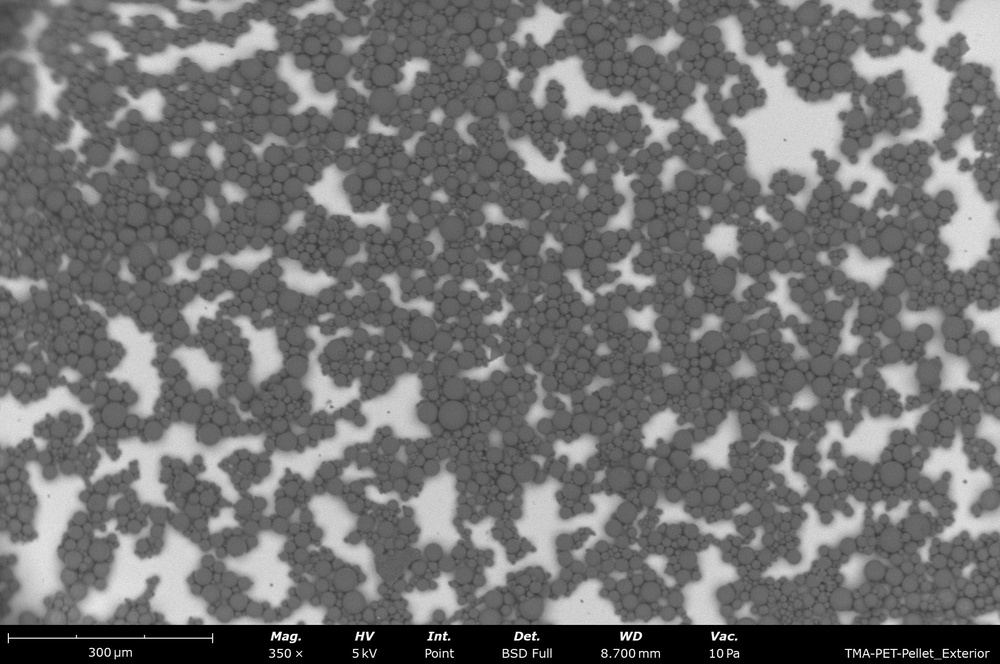
#> input picture Images/PDVB Butanol 4% wt to vol (4).jpeg, 1000 x 664 px, shrunk from 1920 x 1275 before the run, found by its file name
$ jupyter execute 'Hough Circle Transform.ipynb'
#> lines starting #> are read from the running program, lines starting #| are printed output that depends on the picture; after the words box and inside, x2 and y2 are one past the last pixel; in counts of white or black regions, pixels touching at a corner belong together
Example on how to do Hough Transforms which would be necessary in further investigation on self-propelled droplet coalescence

[cell 1]
import matplotlib.pyplot as plt
import cv2 as cv
import numpy as np
import os

[cell 2]
def houghCirlceTransform():
    root = os.getcwd()
    imgPath = os.path.join(root,"/workspaces/Python_Physics/Images/PDVB Butanol 4% wt to vol (4).jpeg")
    img = cv.imread(imgPath)
#> img is the input picture: shape (664, 1000, 3); min 0, max 255, mean 115.1
    imgRGB = cv.cvtColor(img,cv.COLOR_BGR2RGB)
    imgGray = cv.cvtColor(img,cv.COLOR_BGR2GRAY)
    imgGray = cv.medianBlur(imgGray,21)
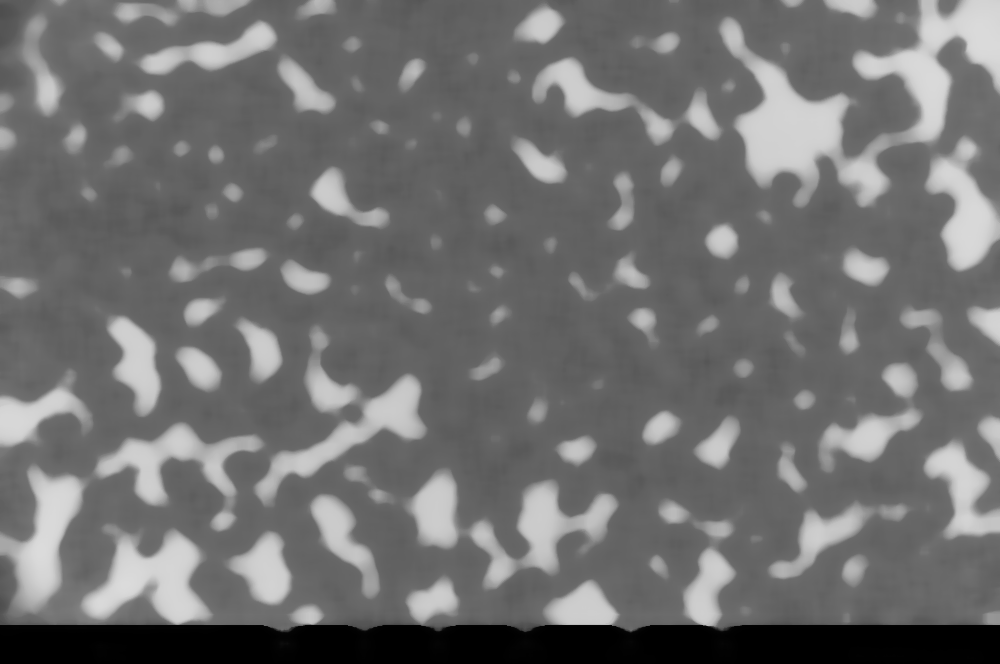
#> imgGray: shape (664, 1000); min 0, max 219, mean 112.5
    circles = cv.HoughCircles(imgGray,cv.HOUGH_GRADIENT,dp=1,minDist=100,param1=150,param2=15,minRadius=5,maxRadius=150)
#> circles = 38 rows, first 8: [367.5, 529.5, 99.5], [172.5, 568.5, 111.3], [590.5, 482.5, 141.7], [278.5, 367.5, 106.7], [906.5, 515.5, 108.6], [237.5, 137.5, 94.2], [662.5, 559.5, 68.9], [924.5, 213.5, 72.7]
    circles = np.uint16(np.around(circles))
#> circles = 38 rows, first 8: [368, 530, 100], [172, 568, 111], [590, 482, 142], [278, 368, 107], [906, 516, 109], [238, 138, 94], [662, 560, 69], [924, 214, 73]
    for circle in circles[0,:]:
        cv.circle(imgRGB,(circle[0],circle[1]),circle[2],(0,0,0),10)
#> this loop made 38 passes
#> circle on passes 1 to 12: [368, 530, 100], [172, 568, 111], [590, 482, 142], [278, 368, 107], [906, 516, 109], [238, 138, 94], [662, 560, 69], [924, 214, 73], [104, 374, 58], [784, 416, 137], [838, 126, 80], [580, 126, 68]
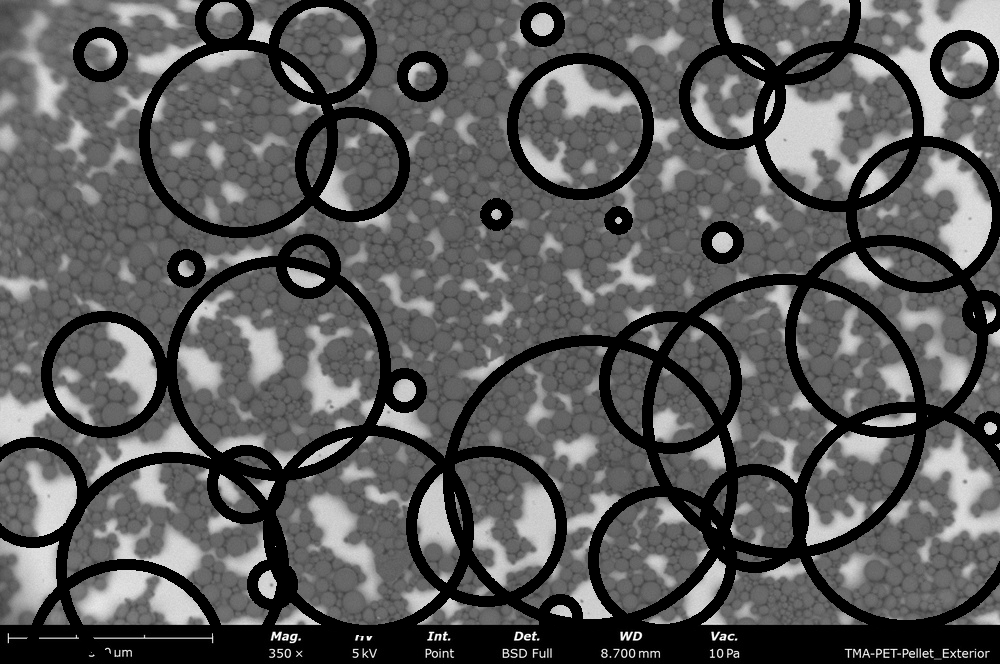
#> imgRGB: shape (664, 1000, 3); 18.41% of pixels changed, all inside (x1, y1, x2, y2) = (0, 0, 1000, 664)
    plt.figure()
    plt.imshow(imgRGB)
    plt.show()
if __name__ == "__main__":
    houghCirlceTransform()

$ run again, with Images/PDVB Butanol 4% wt to vol (1).jpeg copied over Images/PDVB Butanol 4% wt to vol (4).jpeg
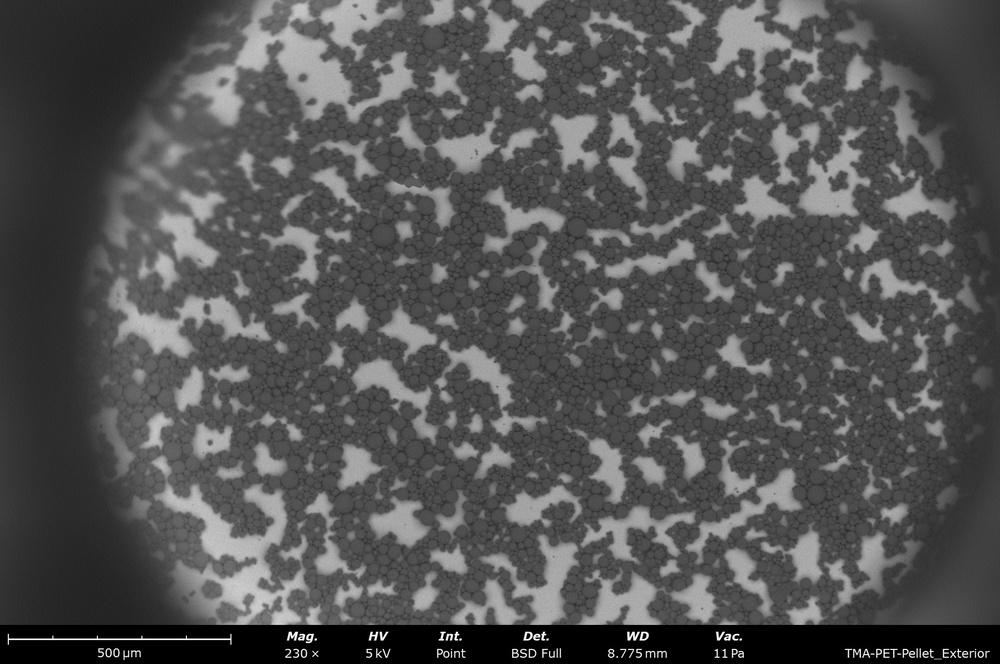
#> input picture Images/PDVB Butanol 4% wt to vol (1).jpeg, 1000 x 664 px, shrunk from 1920 x 1275 before the run, found by its file name
#> in houghCirlceTransform, img is the input picture: shape (664, 1000, 3); min 0, max 255, mean 83.9
#> in houghCirlceTransform, `imgGray = cv.medianBlur(imgGray,21)`:
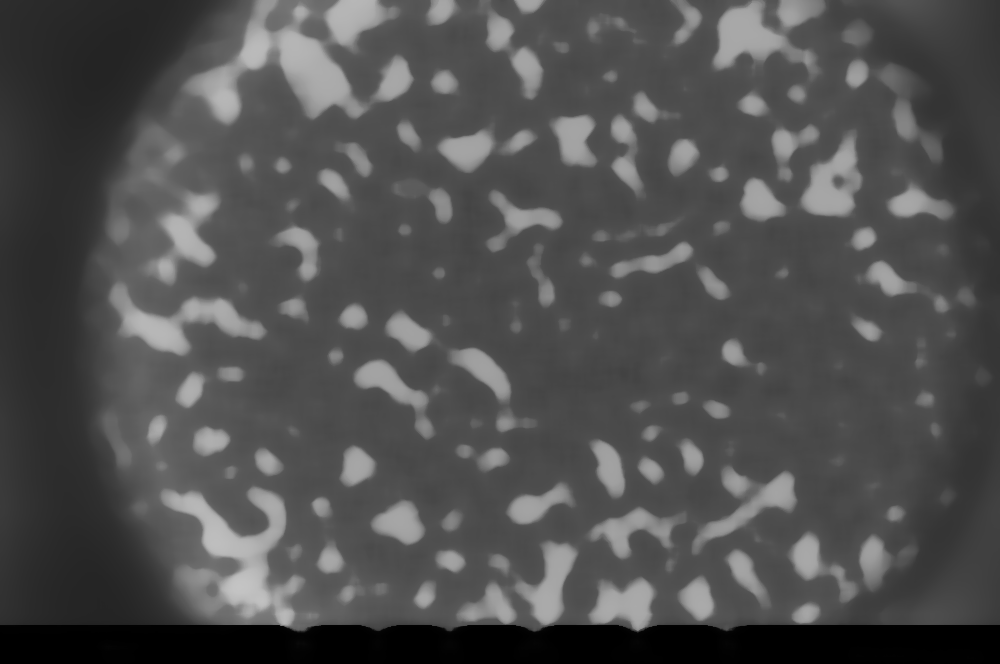
#> imgGray: shape (664, 1000); min 0, max 196, mean 80.1
#> in houghCirlceTransform, `circles = cv.HoughCircles(imgGray,cv.HOUGH_GRADIENT,dp=1,minDist=100,p..`: circles = 34 rows, first 8: [391.5, 486.5, 138.4], [293.5, 452.5, 130.5], [416.5, 102.5, 88.1], [763.5, 564.5, 59.9], [554.5, 564.5, 60.2], [683.5, 428.5, 97.9], [699.5, 98.5, 112], [356.5, 255.5, 132.6]
#> in houghCirlceTransform, `circles = np.uint16(np.around(circles))`: circles = 34 rows, first 8: [392, 486, 138], [294, 452, 130], [416, 102, 88], [764, 564, 60], [554, 564, 60], [684, 428, 98], [700, 98, 112], [356, 256, 133]
#> the loop in houghCirlceTransform, `for circle in circles[0,:]:` made 34 passes
#> after the loop in houghCirlceTransform, `for circle in circles[0,:]:`:
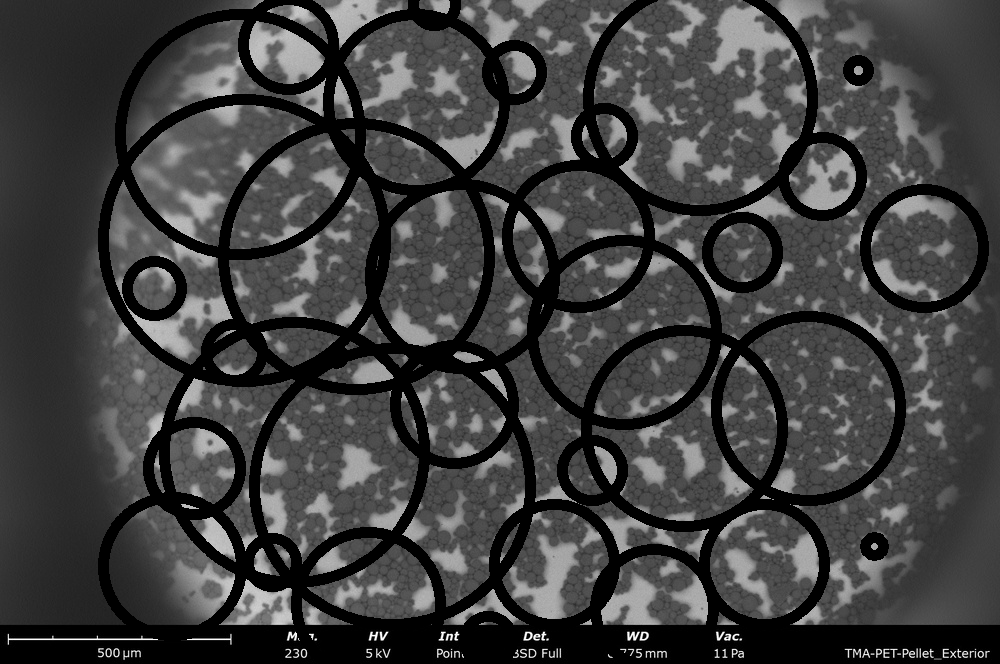
#> imgRGB: shape (664, 1000, 3); 19.09% of pixels changed, all inside (x1, y1, x2, y2) = (98, 0, 989, 664)

$ run again, with Images/PDVB Butanol 4% wt to vol (2).jpeg copied over Images/PDVB Butanol 4% wt to vol (4).jpeg
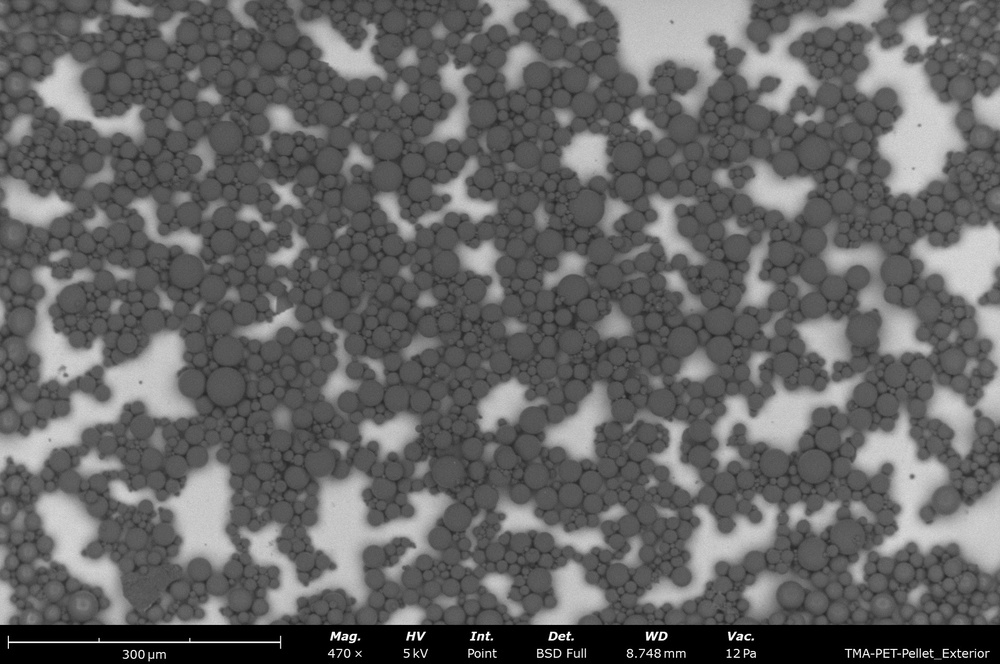
#> input picture Images/PDVB Butanol 4% wt to vol (2).jpeg, 1000 x 664 px, shrunk from 1920 x 1275 before the run, found by its file name
#> in houghCirlceTransform, img is the input picture: shape (664, 1000, 3); min 0, max 255, mean 101.2
#> in houghCirlceTransform, `imgGray = cv.medianBlur(imgGray,21)`:
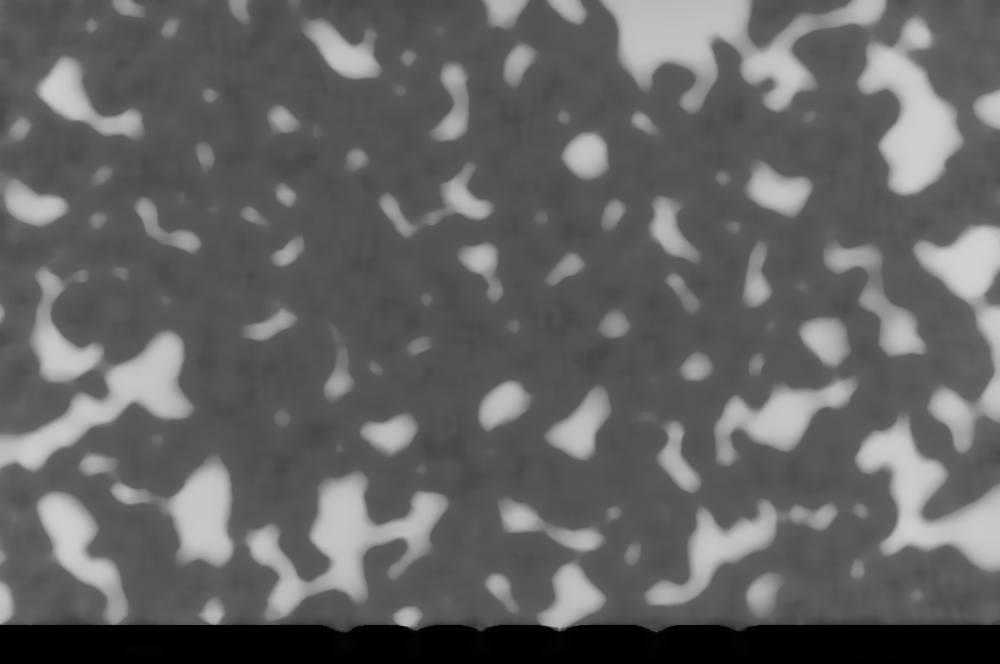
#> imgGray: shape (664, 1000); min 0, max 208, mean 99.8
#> in houghCirlceTransform, `circles = cv.HoughCircles(imgGray,cv.HOUGH_GRADIENT,dp=1,minDist=100,p..`: circles = 40 rows, first 8: [135.5, 502.5, 95.5], [595.5, 490.5, 146], [836.5, 167.5, 149.4], [904.5, 389.5, 131.7], [670.5, 560.5, 43.6], [360.5, 524.5, 51.6], [587.5, 155.5, 22.4], [501.5, 342.5, 99.8]
#> in houghCirlceTransform, `circles = np.uint16(np.around(circles))`: circles = 40 rows, first 8: [136, 502, 96], [596, 490, 146], [836, 168, 149], [904, 390, 132], [670, 560, 44], [360, 524, 52], [588, 156, 22], [502, 342, 100]
#> the loop in houghCirlceTransform, `for circle in circles[0,:]:` made 40 passes
#> after the loop in houghCirlceTransform, `for circle in circles[0,:]:`:
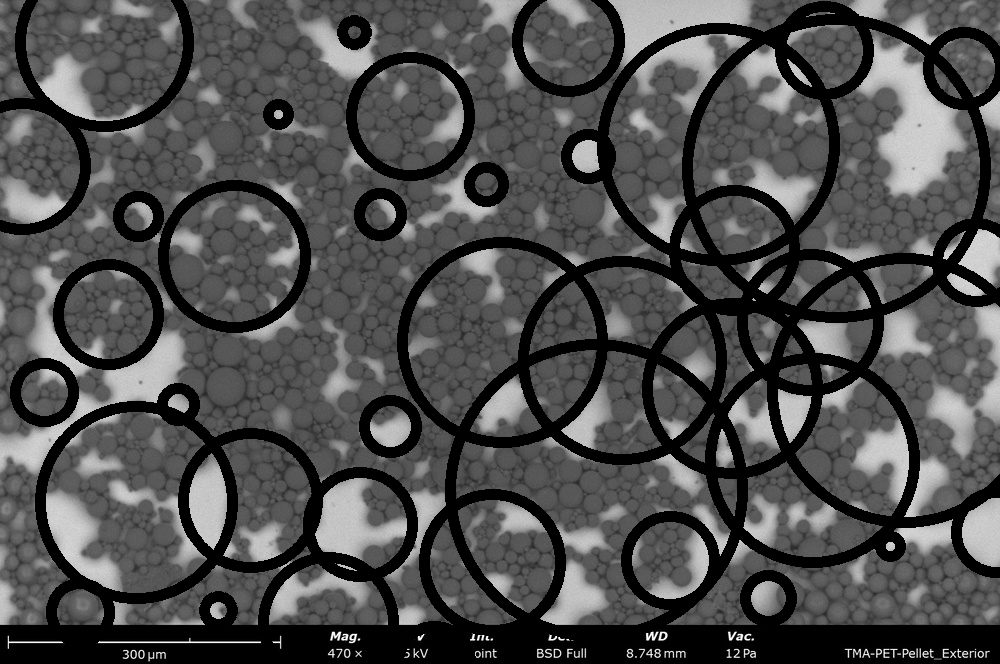
#> imgRGB: shape (664, 1000, 3); 19.83% of pixels changed, all inside (x1, y1, x2, y2) = (0, 0, 1000, 664)
